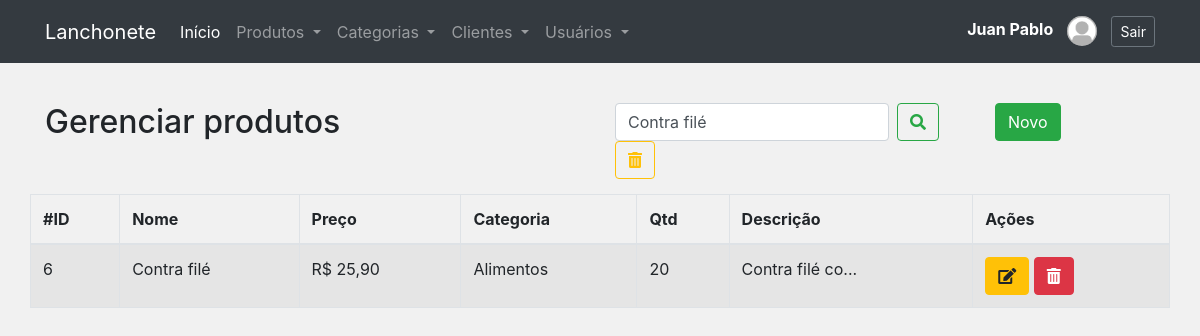
The page /produtos.php?pesquisa=Contra filé (signed in) on the database its author committed.
### tables this page shows
CREATE TABLE `produtos` (
  `id` int NOT NULL AUTO_INCREMENT,
  `nome` varchar(45) NOT NULL,
  `preco` decimal(8,2) NOT NULL,
  `categoria` int NOT NULL,
  `qtd` int DEFAULT '0',
  `descricao` text,
  PRIMARY KEY (`id`),
  KEY `fk_categoria_idx` (`categoria`),
  CONSTRAINT `fk_categoria` FOREIGN KEY (`categoria`) REFERENCES `categorias` (`id`)
);

CREATE TABLE `categorias` (
  `id` int NOT NULL AUTO_INCREMENT,
  `nome` varchar(45) DEFAULT NULL,
  PRIMARY KEY (`id`)
);

### classes/Conexao.php (called while the page is built, shortened)
<?php
class Conexao
{
	private $host;
	private $user;
	private $password;
	public function __construct() {
		$this->host = 'mysql:host=localhost;dbname=lanchonete_api';
		$this->user = 'root';
		$this->password = 'root';
	}
    public function conectar() {
    	try {
			$conn = new PDO(
							$this->host,
							$this->user,
							$this->password
						);
			return $conn;
		} catch (PDOException $e) {
			echo 'Erro na conexao. Erro reportado: ' . $e->getMessage();
			exit;
		}
    }
}

### classes/ProdutoDAO.php (called while the page is built, shortened)
<?php
require_once 'Model.php';
class ProdutoDAO extends Model
{
    public function __construct()
    {
        $this->tabela = 'produtos';
        $this->class  = 'Produto';
    }
    public function listar($pesquisa = '')
    {
        if($pesquisa != '') {
            $sql = "SELECT * FROM {$this->tabela}
                    WHERE nome like '%{$pesquisa}%'
                        OR descricao like '%{$pesquisa}%'
                        OR qtd like '%{$pesquisa}%'";
        } else {
            $sql = "SELECT * FROM {$this->tabela}";
        }
        $stmt = $this->db->prepare($sql);
        $stmt->setFetchMode(PDO::FETCH_CLASS, $this->class);
        $stmt->execute();
        return $stmt->fetchAll();
    }
}

### classes/Model.php (called while the page is built, shortened)
<?php
require 'Conexao.php';
class Model
{
	protected $tabela;
	protected $class;
	protected $db;
	public function __construct()
	{
		$conexao = new Conexao();
		$this->db = $conexao->conectar();
	}
    public function get($id)
    {
    	$sql = "SELECT * FROM {$this->tabela} WHERE id = {$id}";
    	$stmt = $this->db->prepare($sql);
    	$stmt->setFetchMode(PDO::FETCH_CLASS, $this->class);
    	$stmt->execute();
    	return $stmt->fetch();
    }
}

### classes/Produto.php (called while the page is built, shortened)
<?php
class Produto
{
	private $id;
	private $nome;
	private $preco;
	private $categoria;
    private $qtd;
    private $descricao;
    public function getId()
    {
        return $this->id;
    }
    public function getNome()
    {
        return $this->nome;
    }
    public function getPreco()
    {
        return number_format($this->preco, 2, ',','.');
    }
    public function getCategoria()
    {
        return $this->categoria;
    }
    public function getQtd()
    {
        return $this->qtd;
    }
    public function getDescricao()
    {
        return $this->descricao;
    }
}

### classes/CategoriaDAO.php (called while the page is built, shortened)
<?php
require_once 'Model.php';
class CategoriaDAO extends Model
{
    public function __construct() {
    	$this->tabela = 'categorias';
    	$this->class = 'Categoria';
    }
}

### classes/Categoria.php (called while the page is built, shortened)
<?php
class Categoria
{
   private $nome;
    public function getNome()
    {
        return $this->nome;
    }
}

### produtos.php (the view, shortened to what this page needs)
<?php include './layout/header.php'; ?>
<?php include './layout/menu.php'; ?>
<?php
require 'classes/Categoria.php';
require 'classes/Produto.php';
require 'classes/CategoriaDAO.php';
require 'classes/ProdutoDAO.php';
$produtoDAO = new ProdutoDAO();
$categoriaDAO = new CategoriaDAO();
if(isset($_GET['pesquisa']) && $_GET['pesquisa'] != '') {
	$produtos = $produtoDAO->listar($_GET['pesquisa']);
} else {
	$produtos = $produtoDAO->listar();
}
?>
<div class="row" style="margin-top:40px">
	<div class="col-6">
		<h2>Gerenciar produtos</h2>
	</div>
	<div class="col-4">
	<form class="form-inline my-2 my-lg-0">
      <input class="form-control mr-sm-2" name="pesquisa" type="search" placeholder="Pesquisar" aria-label="Pesquisar" value="<?= (isset($_GET['pesquisa']) ? $_GET['pesquisa'] : '') ?>">
      <button class="btn btn-outline-success my-2 my-sm-0" type="submit">
      	<i class="fas fa-search"></i>
      </button>
      <a href="./produtos.php" class="btn btn-outline-warning my-2 my-sm-0">
      	<i class="fas fa-trash-alt"></i>
      </a>
    </form>
	</div>
	<div class="col-2">
		<a href="form_produto.php" class="btn btn-success">Novo</a>
	</div>
</div>
<div class="row">
	<table class="table table-hover table-bordered table-striped">
		<thead>
			<tr>
				<th>#ID</th>
				<th>Nome</th>
				<th>Preço</th>
				<th>Categoria</th>
				<th>Qtd</th>
				<th>Descrição</th>
				<th>Ações</th>
			</tr>
		</thead>
		<tbody>
			<?php foreach($produtos as $produto){
				$categoria = $categoriaDAO->get($produto->getCategoria());
			?>
			<tr
				<?php if($produto->getQtd() < 1) {
					echo 'class="table-danger"';
				} else if($produto->getQtd() < 5) {
					echo 'class="table-warning"';
				}
				?>
			>
				<td><?= $produto->getId() ?></td>
				<td><?= $produto->getNome() ?></td>
				<td>R$ <?= $produto->getPreco() ?></td>
				<td><?= $categoria->getNome() ?></td>
				<td><?= $produto->getQtd() ?></td>
				<td data-toggle="tooltip" title="<?= ($produto->getDescricao() != '' ? $produto->getDescricao() : ''); ?>"><?= ($produto->getDescricao() != '' ? substr($produto->getDescricao(),0,15).'...' : ''); ?></td>
				<td>
					<a href="form_produto.php?id=<?= $produto->getId() ?>" class="btn btn-warning">
						<i class="fas fa-edit"></i>
					</a>
					<a href="controle_produto.php?acao=deletar&id=<?= $produto->getId() ?>" onclick="return confirm('Deseja realmente excluir?')" class="btn btn-danger">
						<i class="fas fa-trash-alt"></i>
					</a>
				</td>
			</tr>
			<?php } ?>
		</tbody>
	</table>
</div>
<?php include './layout/footer.php'; ?>

### assets/css/estilo.css (style rules this page uses)
body { background: #f1f1f1; }
.row { margin-bottom: 15px; }

### assets/css/all.css (style rules this page uses)
.fa, .fas, .far, .fal, .fad, .fab { -moz-osx-font-smoothing: grayscale; -webkit-font-smoothing: antialiased; display: inline-block; font-style: normal; font-variant: normal; text-rendering: auto; line-height: 1; }
.fa-edit:before { content: "\f044"; }
.fa-search:before { content: "\f002"; }
.fa-trash-alt:before { content: "\f2ed"; }
.fa, .fas { font-family: 'Font Awesome 5 Free'; font-weight: 900; }

### rows shown on the page
produtos: id "6", nome "Contra filé", preco "25,90", categoria.nome "Alimentos", qtd "20", descricao "Contra filé co"

### other values the page prints
$_SESSION['nome'] "Juan Pablo"
